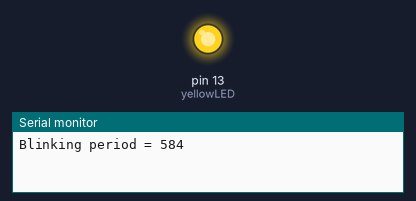
Recording of a sketch running on a simulated Arduino Uno, built with avr-gcc and run on an emulated ATmega328P. Parts: output pins drawn as LEDs (lit = HIGH), the last lines printed to the serial monitor. Random numbers use the default seed unless the sketch sets one.

Above: at 0.1 s.
At 39.9 s:
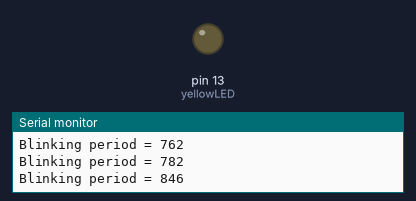
Timing chart, 0 to 40.0 s (numbered marks = the images above):
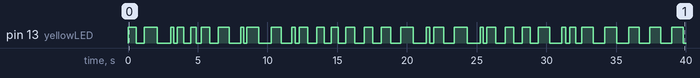

Measured:
- by itself, pin 13 (yellowLED): LOW → HIGH at 0.00 s, → LOW 0.58 s later, → HIGH 0.58 s later, → LOW 0.94 s later, … (66 changes in this stretch)

The sketch:

exercise3.ino
```cpp
/*
   exercise3.ino

    Created on: Oct 5, 2022,
    Author: Nikolaj Krebs,
    Lecture 2, Exercise 3 - Random numbers, Friday Sep. 23
*/

int randomMinimum = 200; // The smallest random number we can get.
int randomMaximum = 1000; // The largest random number we can get.
int randomDelay; // We will set this value in the loop.

int yellowLED = 13; // The LED on pin13.

void setup()
{
  // if you do not know what this does at this point,
  // go back to exercise 1 and 2 and read the comments.
  Serial.begin(9600);

  // Make sure we can write to pin13.
  pinMode(yellowLED, OUTPUT);

  // If analog input pin 0 is unconnected, random analog
  // noise will cause the call to randomSeed() to generate
  // different seed numbers each time the sketch runs.
  // randomSeed() will then shuffle the random function.
  // In summary this ensures better randomness when using random().
  randomSeed(analogRead(0));
}

void loop()
{
    randomDelay = random(randomMinimum, randomMaximum); // This will be a different value everytime loop starts over.
    Serial.println("Blinking period = " + (String)randomDelay); // Print the randomly generated delay time.
    digitalWrite(yellowLED, HIGH); // Turn the LED on.
    delay(randomDelay); // Leave it on for the random generated amount of time.
    digitalWrite(yellowLED, LOW); // Turn it off after the time has expired.
    delay(randomDelay); // Wait for the same randomized time before generating a new random time and doing all this again.
}
```
